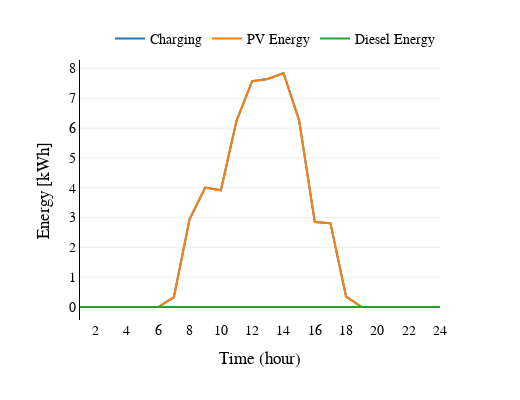

This figure's notebook cell:
### Code cell
pv_disp = tabla_resultados.groupby(["hora"])['energia_carga_bateria','p_bat_pv',
                                             'p_bat_dg'].mean().reset_index()


pv_disp.columns=['hour','Charging', 'PV Energy',  'Diesel Energy']

graficar(tipo='linea',
         lista_campos=['Charging','PV Energy',  'Diesel Energy'],
         titulo="",
        df = pv_disp )

### Figure 1 — Plotly figure (JSON) as saved in the notebook; plotly's stock layout.template omitted (floating-point values rounded to 4 significant figures)
{"data": [{"hovertemplate": "variable=Charging<br>hour=%{x}<br>value=%{y}<extra></extra>", "legendgroup": "Charging", "line": {"color": "#1F77B4", "dash": "solid"}, "mode": "lines", "name": "Charging", "orientation": "v", "showlegend": true, "type": "scatter", "x": [1, 2, 3, 4, 5, 6, 7, 8, 9, 10, 11, 12, 13, 14, 15, 16, 17, 18, 19, 20, 21, 22, 23, 24], "xaxis": "x", "y": [0, 0, 0, 0, 0, 0, 0.3348, 2.941, 4.009, 3.914, 6.247, 7.574, 7.652, 7.85, 6.262, 2.853, 2.813, 0.3461, 0, 0, 0, 0, 0, 0], "yaxis": "y"}, {"hovertemplate": "variable=PV Energy<br>hour=%{x}<br>value=%{y}<extra></extra>", "legendgroup": "PV Energy", "line": {"color": "#FF7F0E", "dash": "solid"}, "mode": "lines", "name": "PV Energy", "orientation": "v", "showlegend": true, "type": "scatter", "x": [1, 2, 3, 4, 5, 6, 7, 8, 9, 10, 11, 12, 13, 14, 15, 16, 17, 18, 19, 20, 21, 22, 23, 24], "xaxis": "x", "y": [0, 0, 0, 0, 0, 0, 0.3348, 2.941, 4.009, 3.914, 6.247, 7.574, 7.652, 7.85, 6.262, 2.853, 2.813, 0.3461, 0, 0, 0, 0, 0, 0], "yaxis": "y"}, {"hovertemplate": "variable=Diesel Energy<br>hour=%{x}<br>value=%{y}<extra></extra>", "legendgroup": "Diesel Energy", "line": {"color": "#2CA02C", "dash": "solid"}, "mode": "lines", "name": "Diesel Energy", "orientation": "v", "showlegend": true, "type": "scatter", "x": [1, 2, 3, 4, 5, 6, 7, 8, 9, 10, 11, 12, 13, 14, 15, 16, 17, 18, 19, 20, 21, 22, 23, 24], "xaxis": "x", "y": [0, 0, 0, 0, 0, 0, 0, 0, 0, 0, 0, 0, 0, 0, 0, 0, 0, 0, 0, 0, 0, 0, 0, 0], "yaxis": "y"}], "layout": {"font": {"color": "black", "family": "Times New Roman", "size": 14}, "height": 400, "legend": {"font": {"size": 14}, "orientation": "h", "title": {"text": ""}, "tracegroupgap": 0, "x": 1, "xanchor": "right", "y": 1.02, "yanchor": "bottom"}, "margin": {"t": 60}, "title": {"font": {"family": "Times New Roman"}}, "width": 520, "xaxis": {"anchor": "y", "domain": [0, 1], "linecolor": "black", "nticks": 15, "showline": false, "title": {"text": "Time (hour)"}}, "yaxis": {"anchor": "x", "domain": [0, 1], "linecolor": "black", "nticks": 10, "showline": true, "title": {"text": "Energy [kWh]"}}}}
